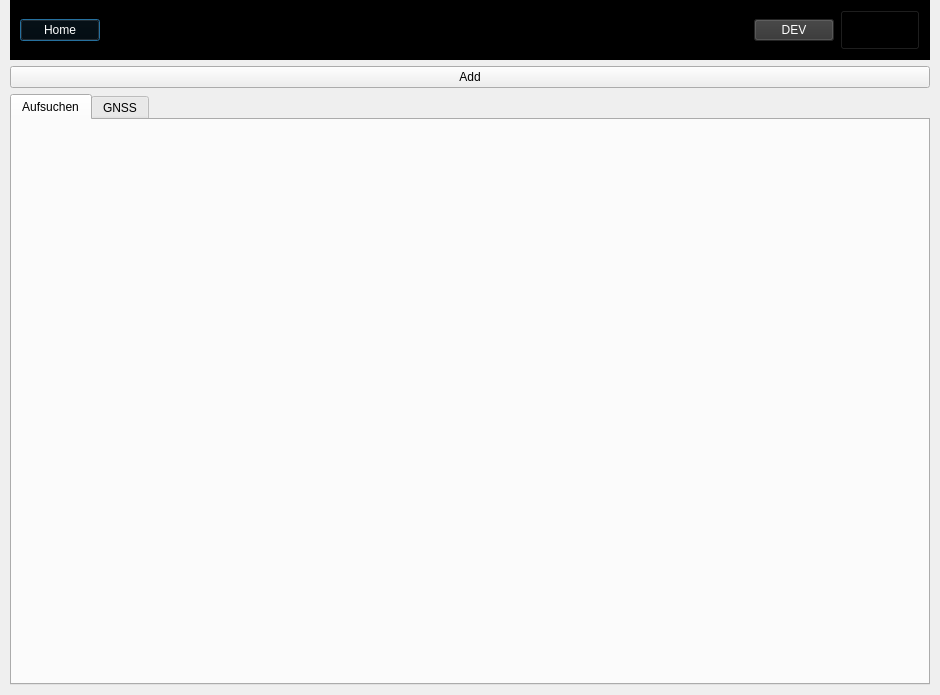
<?xml version="1.0" encoding="UTF-8"?>
<ui version="4.0">
 <class>LfbRegenerationWildlifeImpactDialogBase</class>
 <widget class="QDialog" name="LfbRegenerationWildlifeImpactDialogBase">
  <property name="geometry">
   <rect>
    <x>0</x>
    <y>0</y>
    <width>940</width>
    <height>695</height>
   </rect>
  </property>
  <property name="sizePolicy">
   <sizepolicy hsizetype="MinimumExpanding" vsizetype="MinimumExpanding">
    <horstretch>1</horstretch>
    <verstretch>1</verstretch>
   </sizepolicy>
  </property>
  <property name="minimumSize">
   <size>
    <width>400</width>
    <height>100</height>
   </size>
  </property>
  <property name="windowTitle">
   <string>Lfb Regeneration and Wildlife Impact Monitoring</string>
  </property>
  <layout class="QGridLayout" name="gridLayout">
   <property name="leftMargin">
    <number>10</number>
   </property>
   <property name="topMargin">
    <number>0</number>
   </property>
   <property name="rightMargin">
    <number>10</number>
   </property>
   <property name="bottomMargin">
    <number>10</number>
   </property>
   <item row="4" column="0">
    <widget class="QTabWidget" name="tabWidget">
     <property name="currentIndex">
      <number>0</number>
     </property>
     <property name="elideMode">
      <enum>Qt::ElideRight</enum>
     </property>
     <widget class="QWidget" name="tab">
      <attribute name="icon">
       <iconset theme="dialog-information">
        <normaloff>.</normaloff>.</iconset>
      </attribute>
      <attribute name="title">
       <string>Aufsuchen</string>
      </attribute>
      <layout class="QHBoxLayout" name="horizontalLayout_3">
       <item>
        <layout class="QVBoxLayout" name="lfbTab1Layout"/>
       </item>
      </layout>
     </widget>
     <widget class="QWidget" name="tab_2">
      <property name="styleSheet">
       <string notr="true"/>
      </property>
      <attribute name="icon">
       <iconset theme="scanner">
        <normaloff>.</normaloff>.</iconset>
      </attribute>
      <attribute name="title">
       <string>GNSS</string>
      </attribute>
      <layout class="QHBoxLayout" name="horizontalLayout_2">
       <item>
        <layout class="QVBoxLayout" name="lfbTab2Layout"/>
       </item>
      </layout>
     </widget>
    </widget>
   </item>
   <item row="5" column="0">
    <layout class="QVBoxLayout" name="verticalLayout_4"/>
   </item>
   <item row="0" column="0">
    <widget class="QWidget" name="lfbMenuBar_2" native="true">
     <property name="styleSheet">
      <string notr="true">background-color: rgb(0, 0, 0)</string>
     </property>
     <layout class="QHBoxLayout" name="lfbMenuBar">
      <property name="leftMargin">
       <number>10</number>
      </property>
      <property name="topMargin">
       <number>10</number>
      </property>
      <property name="rightMargin">
       <number>10</number>
      </property>
      <property name="bottomMargin">
       <number>10</number>
      </property>
      <item>
       <widget class="QPushButton" name="lfbHomeBtn">
        <property name="cursor">
         <cursorShape>PointingHandCursor</cursorShape>
        </property>
        <property name="styleSheet">
         <string notr="true">color: #fff
</string>
        </property>
        <property name="text">
         <string>Home</string>
        </property>
        <property name="icon">
         <iconset theme="go-home">
          <normaloff>.</normaloff>.</iconset>
        </property>
        <property name="iconSize">
         <size>
          <width>32</width>
          <height>32</height>
         </size>
        </property>
        <property name="checkable">
         <bool>false</bool>
        </property>
       </widget>
      </item>
      <item>
       <spacer name="horizontalSpacer_2">
        <property name="orientation">
         <enum>Qt::Horizontal</enum>
        </property>
        <property name="sizeHint" stdset="0">
         <size>
          <width>40</width>
          <height>20</height>
         </size>
        </property>
       </spacer>
      </item>
      <item>
       <widget class="QPushButton" name="lfbDevBtn">
        <property name="cursor">
         <cursorShape>PointingHandCursor</cursorShape>
        </property>
        <property name="styleSheet">
         <string notr="true">color: #fff;
background-color: #333;</string>
        </property>
        <property name="text">
         <string>DEV</string>
        </property>
       </widget>
      </item>
      <item>
       <widget class="QPushButton" name="lfbQuestionBtn">
        <property name="minimumSize">
         <size>
          <width>0</width>
          <height>40</height>
         </size>
        </property>
        <property name="font">
         <font>
          <pointsize>20</pointsize>
          <weight>50</weight>
          <bold>false</bold>
         </font>
        </property>
        <property name="styleSheet">
         <string notr="true">color: #fff</string>
        </property>
        <property name="text">
         <string/>
        </property>
        <property name="icon">
         <iconset theme="dialog-question">
          <normaloff>.</normaloff>.</iconset>
        </property>
        <property name="iconSize">
         <size>
          <width>32</width>
          <height>32</height>
         </size>
        </property>
        <property name="flat">
         <bool>false</bool>
        </property>
       </widget>
      </item>
     </layout>
    </widget>
   </item>
   <item row="1" column="0">
    <widget class="QPushButton" name="lfbNewEntry">
     <property name="text">
      <string>Add</string>
     </property>
    </widget>
   </item>
  </layout>
 </widget>
 <resources/>
 <connections/>
</ui>
